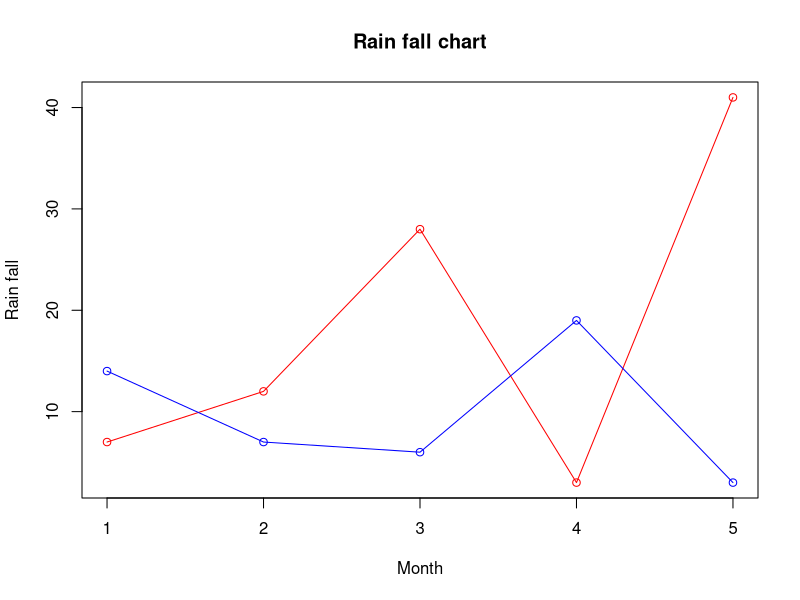

Write R code to recreate this figure.
# Multiple Lines in a Line Chart

# Create the data for the chart.
v <- c(7,12,28,3,41)
t <- c(14,7,6,19,3)

# Give the chart file a name.
png(file = "line_chart_2_lines.jpg")

# Plot the bar chart.
plot(v,type = "o",col = "red", xlab = "Month", ylab = "Rain fall", main = "Rain fall chart")

lines(t, type = "o", col = "blue")

# Save the file.
dev.off()